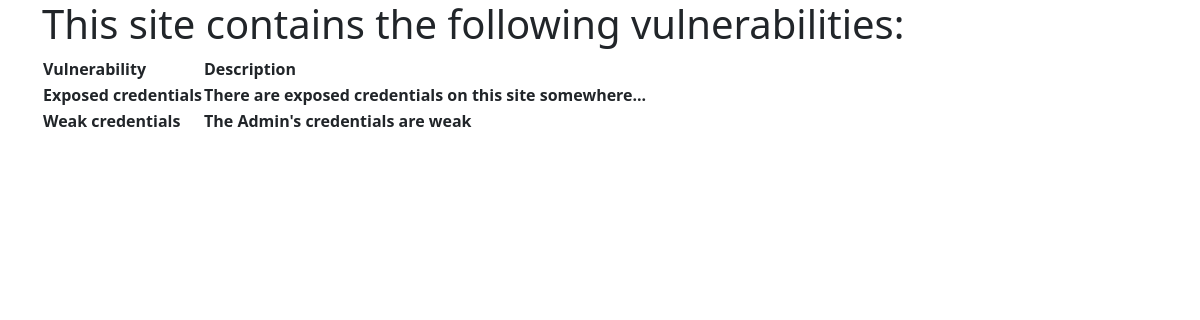
/vulns/, run on the app's committed database.
### pages/models.py (models this page shows)
class Vulnerability(models.Model):
    title = models.CharField(max_length=140)
    description = models.TextField()

### pages/views.py (the view)
# urls.py: path("vulns/", views.vulnerabilities, name="vulnerabilities"),
def vulnerabilities(request):
    vulnerabilities = Vulnerability.objects.all()
    context = {
        "vulnerabilities": vulnerabilities
    }
    return render(request, "pages/vulns.html",context)

### pages/templates/pages/vulns.html (shortened to what this page needs)
{% extends "base.html" %}
{% block page_content %}
<h1>This site contains the following vulnerabilities:</h1>
<table>
    <tr>
        <th>Vulnerability</th>
        <th>Description</th>
    </tr>
    {% for vuln in vulnerabilities %}
        <tr>
            <th>{{ vuln.title }}</th>
            <th>{{ vuln.description }}</th>
        </tr>
    {% endfor %}
</table>
{% endblock %}

### data on the page
Vulnerability: title "Exposed credentials", description "There are exposed credentials on this site somewhere..."
Vulnerability: title "Weak credentials", description "The Admin's credentials are weak"
